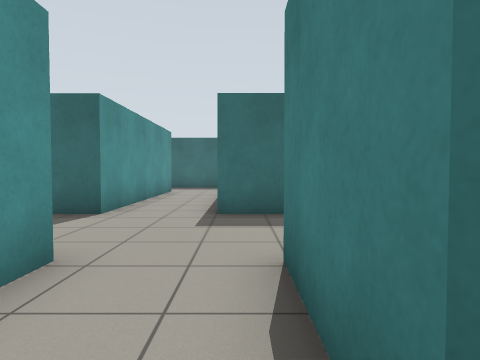
[1] (above)

19 first-person views from a walk through a Gazebo world. The camera is 0.94 m above the floor, tilts 2° down and sees 75° across. The floor is counted in squares, 1 m on a side. Each view is taken from the middle of a square. On the plan, view 1 faces up. The plan holds only what a view shows up to about 12 squares ahead; the rest is blank.

[2]
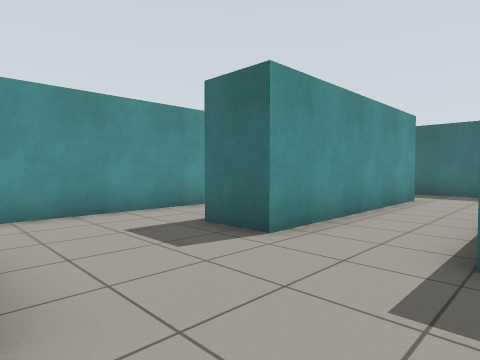

[3]
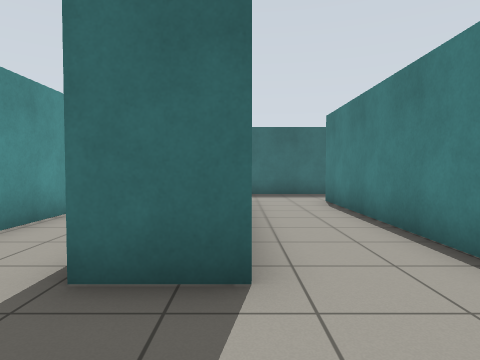

[4]
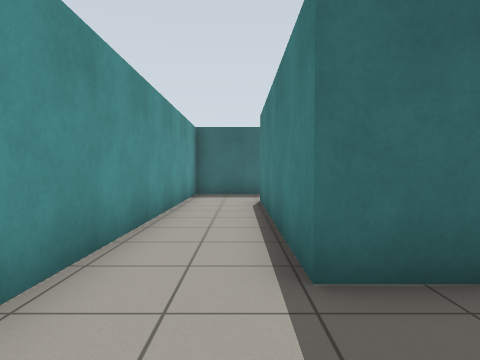

[5]
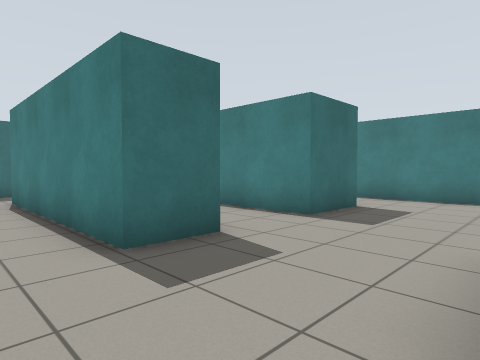

[6]
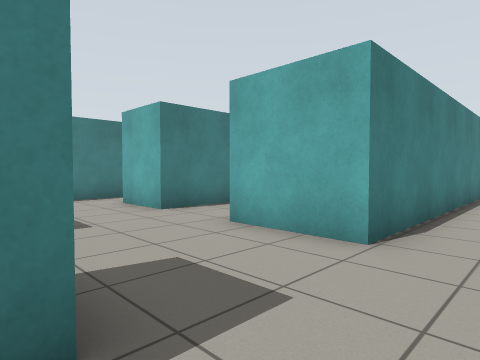

[7]
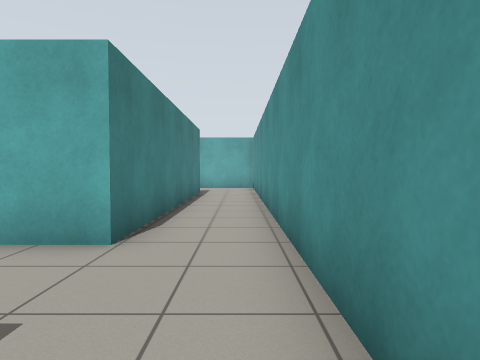

[8]
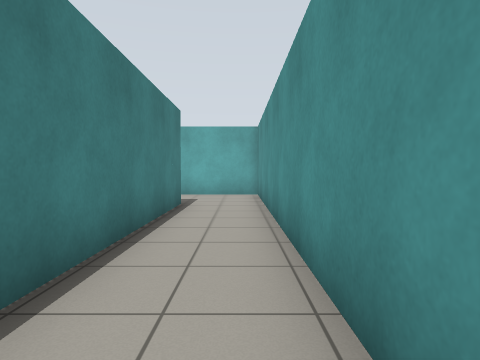

[9]
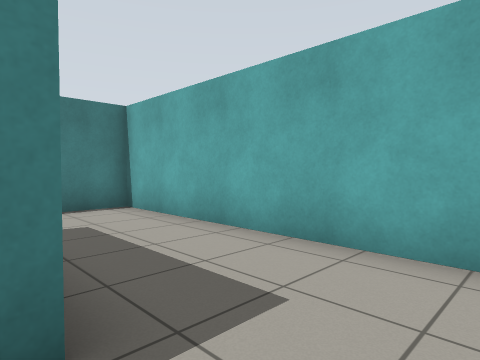

[10]
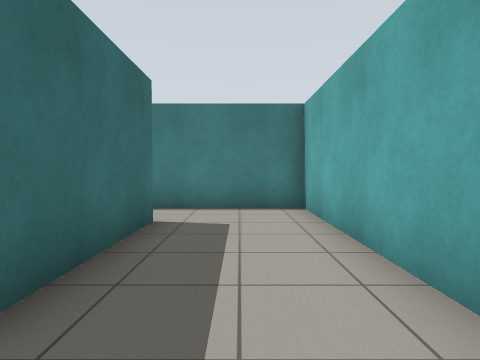

[11]
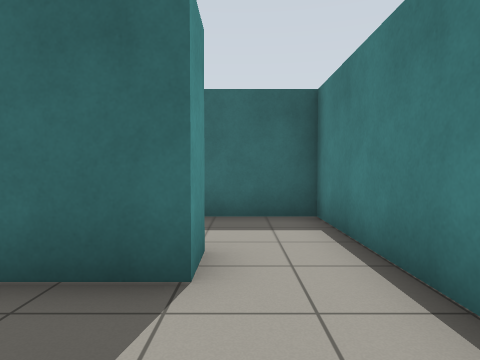

[12]
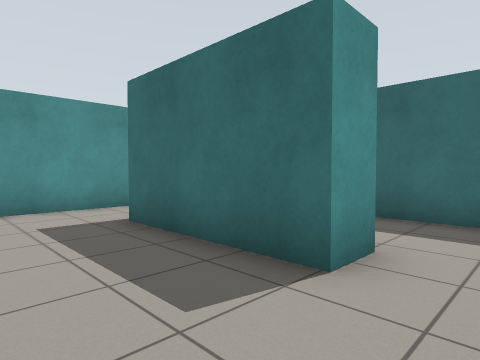

[13]
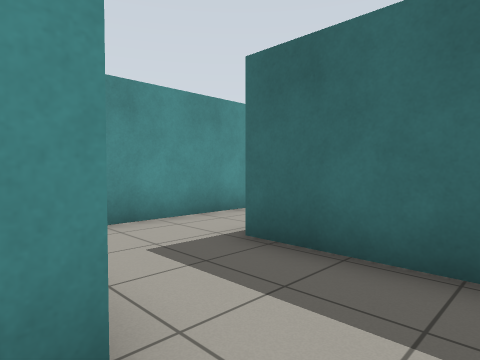

[14]
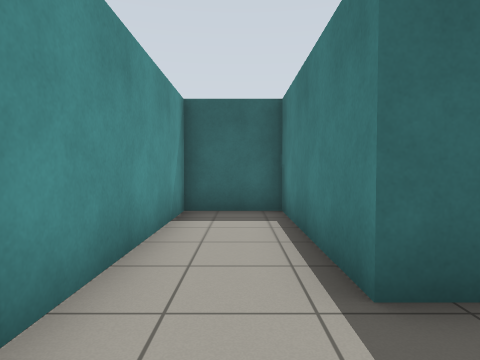

[15]
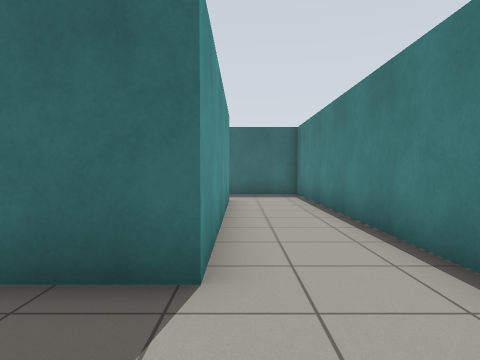

[16]
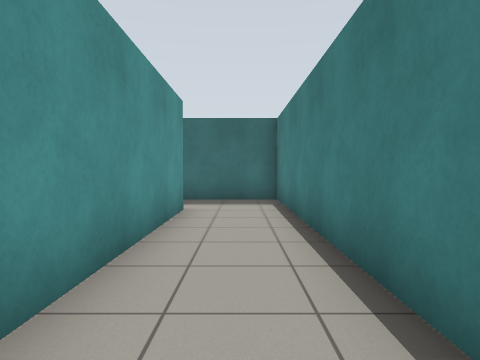

[17]
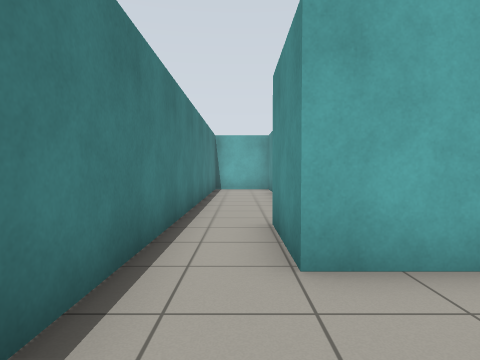

[18]
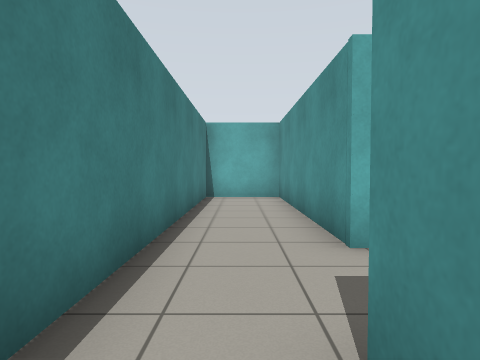

[19]
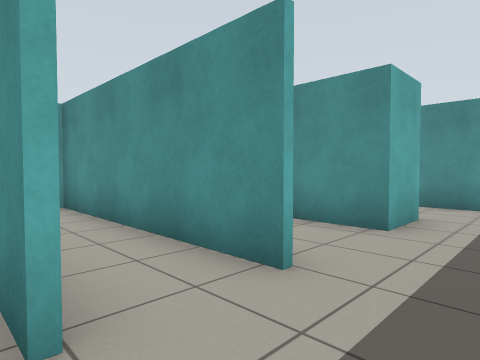

### Floor plan
Ten units are one square. View 1 is at (0, 0); x grows to the right and y downward. Boxes are objects, and circles mark ways between rooms. Rooms are numbered by the first view taken in them; rooms with no view inside come last. Other rooms are left out.
<svg viewBox="-72 -162 118 253">
<path fill="none" stroke="#000" d="M-29 -65 -44 -65 -44 -133 -29 -133 -29 -65M4 -6 4 -32 24 -32 24 -6M17 16 17 84M-4 44 -4 54 -44 54 -44 -32 -19 -32 -19 -24M17 -134 17 -65 -5 -65 -5 -132M4 -157 -67 -157 -67 85 41 85 41 -157 14 -157M15 86 15 45M-4 18 -21 18 -21 -30 -43 -30 -43 30M-4 -134 -4 -66M14 -157 4 -157M15 45 15 18 -4 18"/>
<circle cx="0" cy="-145" r="3" fill="#2a7"/>
<circle cx="20" cy="-145" r="3" fill="#2a7"/>
<circle cx="5" cy="50" r="3" fill="#2a7"/>
<circle cx="-15" cy="35" r="3" fill="#2a7"/>
<text x="-20" y="-40">1</text>
<text x="-30" y="20">2</text>
<text x="10" y="-120">3</text>
<text x="0" y="30">4</text>
</svg>
Room 1 opens to room 3. Room 1 opens to room 4. Room 2 opens to room 4.

Where each view was taken, in squares from view 1:
view 1: 0 up, 0 right, facing up
view 2: 3 up, 0 right, facing up-left
view 3: 4 up, 3 left, facing up
view 4: 4 up, 5 left, facing up
view 5: 3 up, 6 left, facing up-right
view 6: 7 up, 6 left, facing down-right
view 7: 7 up, 6 left, facing down
view 8: 3 up, 6 left, facing down
view 9: 5 down, 6 left, facing down-right
view 10: 7 down, 6 left, facing right
view 11: 8 down, 0 right, facing up
view 12: 8 down, 1 right, facing up-left
view 13: 5 down, 1 right, facing up-left
view 14: 4 down, 3 left, facing up
view 15: 4 up, 2 right, facing up
view 16: 6 up, 3 right, facing up
view 17: 6 up, 3 right, facing down
view 18: 2 up, 3 right, facing down
view 19: 15 up, 2 right, facing down-left
